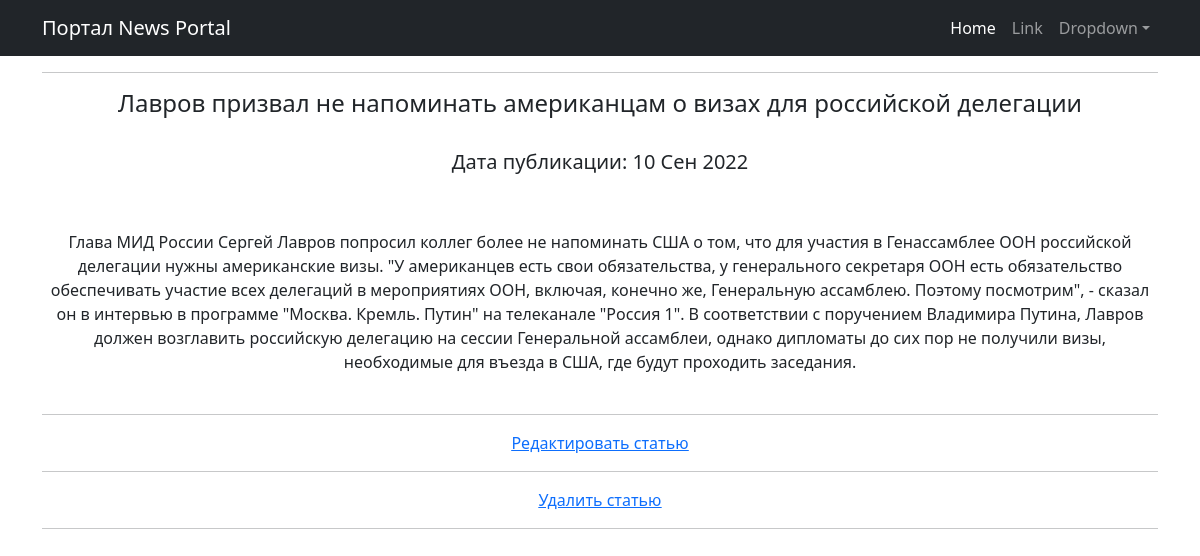
Screenshot of /news/14 with the database file from the repository.
### news/models.py (models this page shows, shortened)
class Post(models.Model):
    author = models.ForeignKey(Author, on_delete=models.CASCADE, verbose_name='Автор')
    NEW = 'NW'
    ARTICLE = 'AR'
    CATEGORY_CHOICES = (
        (NEW, 'Новость'),
        (ARTICLE, 'Статья'),
    )
    categoryType = models.CharField(max_length=2, choices=CATEGORY_CHOICES, default=ARTICLE, verbose_name='Тип публикации')
    dateCreation = models.DateTimeField(auto_now_add=True, verbose_name='Дата создания')
    postCategory = models.ManyToManyField(Category, through='PostCategory')
    title = models.CharField(max_length=128, verbose_name='Заголовок')
    text = models.TextField(verbose_name='Содержание')
    rating = models.SmallIntegerField(default=0, verbose_name='Рейтинг')
    class Meta:
        verbose_name = 'Публикация'
        verbose_name_plural = 'Публикации'
        ordering = ('id',)

### news/views.py (the view)
# urls.py: path('<int:pk>', NewDetail.as_view(), name='post_detail'),
class NewDetail(DetailView):
    model = Post
    template_name = 'post.html'
    context_object_name = 'post'

### news/templatetags/custom_filters.py (called while the page is built)
@register.filter()
def censor(value):
    if not isinstance(value, str):
        raise ValueError('Нельзя цензурировать НЕ строку!')
    new_black_list_word = [x.lower() for x in black_list_word]
    value_list = value.strip(' .,!?-#" ').split()
    for word in value_list:
        if word.lower() in new_black_list_word:
            subs = word[0] + ('*' * (len(word) - 1))
            value = value.replace(word, subs)
    return (value)

### news/templates/news/post.html (shortened to what this page needs)
{% extends 'news/default.html' %}
{% load custom_filters %}
{% block content %}
<hr>
<h4>{{ post.title|censor }}</h4><br>
<h5>Дата публикации: {{ post.dateCreation|date:'d M Y' }}</h5><br><br>
{{ post.text|censor }}
<br><br><hr>
<a href="{% url 'post_update' post.id %}"><u> Редактировать статью</u><a/>
<hr>
<a href="{% url 'post_delete' post.id %}"><u> Удалить статью</u><a/>
<hr>
{% endblock content %}

### rows the page displays
Post: title|censor "Лавров призвал не напоминать американцам о визах для российской делегации", dateCreation "10 Сен 2022", text|censor "Глава МИД России Сергей Лавров попросил коллег более не напоминать США о том, что для участия в Генассамблее ООН российской делегации нужны американские визы. \"У американцев есть свои обязательства, у генерального секретаря ООН есть обязательство обеспечивать участие всех делегаций в мероприятиях ООН, включая, конечно же, Генеральную ассамблею. Поэтому посмотрим\", - сказал он в интервью в программе \"Москва. Кремль. Путин\" на телеканале \"Россия 1\". В соответствии с поручением Владимира Путина, Лавров должен возглавить российскую делегацию на сессии Генеральной ассамблеи, однако дипломаты до сих пор не получили визы, необходимые для въезда в США, где будут проходить заседания."
